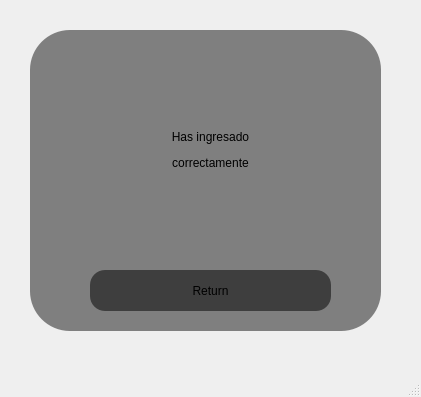
<?xml version="1.0" encoding="UTF-8"?>
<ui version="4.0">
 <class>MainWindow</class>
 <widget class="QMainWindow" name="MainWindow">
  <property name="geometry">
   <rect>
    <x>0</x>
    <y>0</y>
    <width>421</width>
    <height>397</height>
   </rect>
  </property>
  <property name="windowTitle">
   <string>MainWindow</string>
  </property>
  <widget class="QWidget" name="centralwidget">
   <widget class="QWidget" name="widget" native="true">
    <property name="geometry">
     <rect>
      <x>10</x>
      <y>20</y>
      <width>391</width>
      <height>331</height>
     </rect>
    </property>
    <property name="styleSheet">
     <string notr="true">QPushButton#pushButton{
background-color: rgba(0,0,0,130);

border-radius: 15px;

}

QPushButton#pushButton:hover{
background-color: rgba(0,0,0,150);
border-radius: 15px;

}

QPushButton#pushButton:pressed{
background-color: rgba(0,0,0,170);
border-radius: 15px;

}</string>
    </property>
    <widget class="QLabel" name="label">
     <property name="geometry">
      <rect>
       <x>20</x>
       <y>10</y>
       <width>351</width>
       <height>301</height>
      </rect>
     </property>
     <property name="styleSheet">
      <string notr="true">background-color: rgba(0,0,0,120);
border-bottom-left-radius: 40px;
border-bottom-right-radius: 40px;
border-top-left-radius: 40px;
border-top-right-radius: 40px;</string>
     </property>
     <property name="text">
      <string/>
     </property>
    </widget>
    <widget class="QPushButton" name="pushButton">
     <property name="geometry">
      <rect>
       <x>80</x>
       <y>250</y>
       <width>241</width>
       <height>41</height>
      </rect>
     </property>
     <property name="cursor">
      <cursorShape>PointingHandCursor</cursorShape>
     </property>
     <property name="styleSheet">
      <string notr="true">font: 14pt &quot;MS Shell Dlg 2&quot;;</string>
     </property>
     <property name="text">
      <string>Return</string>
     </property>
    </widget>
    <widget class="QLabel" name="label_2">
     <property name="geometry">
      <rect>
       <x>50</x>
       <y>70</y>
       <width>301</width>
       <height>121</height>
      </rect>
     </property>
     <property name="styleSheet">
      <string notr="true">font: italic 28pt &quot;Comic Sans MS&quot;;</string>
     </property>
     <property name="text">
      <string>&lt;html&gt;&lt;head/&gt;&lt;body&gt;&lt;p align=&quot;center&quot;&gt;Has ingresado&lt;/p&gt;&lt;p align=&quot;center&quot;&gt;correctamente&lt;/p&gt;&lt;/body&gt;&lt;/html&gt;</string>
     </property>
    </widget>
   </widget>
  </widget>
  <widget class="QMenuBar" name="menubar">
   <property name="geometry">
    <rect>
     <x>0</x>
     <y>0</y>
     <width>421</width>
     <height>21</height>
    </rect>
   </property>
  </widget>
  <widget class="QStatusBar" name="statusbar"/>
 </widget>
 <resources>
  <include location="res.qrc"/>
 </resources>
 <connections/>
</ui>
